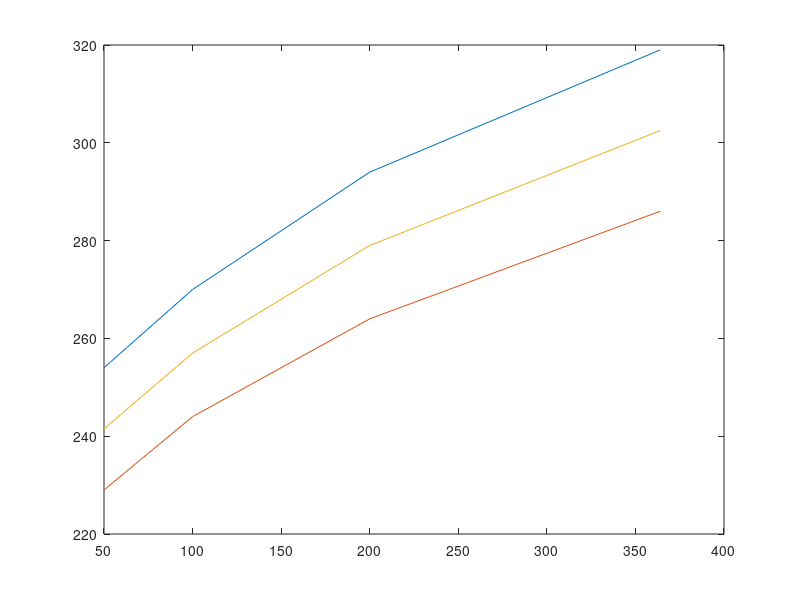

Recreate this plot in MATLAB. (Note: this script raises an error after producing the figure.)
%
% Plot KATRIN TDR Sensitivity 
% as a function of backgrounds
% 
% Ba=3G
% Bs=3.6T
% Bm=6T
%
% stat: 900 days
% sys:0.017 eV^2
%
% Optimized MTD 3G
% - 30 eV
% - 60 eV
% 

% data
Bkg         =  [50 100 200 364 ]; % mcps
mtd30       =  ( [254 270 294 319] );
mtd30_nosfd =  ( [254 270 294 319] );
mtd60       =  ( [242 260 283 306] );
mtd60_nosfd =  ( [229 244 264 286] );
av          = (mtd30 + mtd60_nosfd)/2;

% sys
figure(1)
plot(Bkg,mtd30,...
    Bkg,mtd60_nosfd,...
    Bkg,av);
plt = Plot();
plt.Colors = { % three colors for three data set
    rgb('DarkGreen') % data set 1
    rgb('IndianRed')
    rgb('DarkBlue')};
plt.YGrid = 'on'; % 'on' or 'off'
plt.BoxDim = [14, 6]; %[width, height] in inches
plt.Legend = {'30 eV MTD - Convervative','60 eV MTD - No FSD & No Eloss systematics - Challenging','Recommandation for Design Studies'}; % legends
plt.LegendLoc  =  'SouthEast';
plt.XLabel = 'Background (mcps)'; % xlabel
plt.YLabel = 'm_\nu Upper Limit - 90% CL'; %ylabel
plt.Title  = 'KATRIN 1260 days (stat + sys) - B_A=7 G Bs=2.5 T Bm=4.2 T (Samak)'; % plot title
plt.LineWidth = [7,7, 4]; % three line widths
plt.LineStyle = {'-', '-', '--'}; % three line styles
plt.MarkerSpacing = [10, 10, 10];
plt.YScale = 'lin'; % 'linear' or 'log'
plt.XScale = 'lin'; % 'linear' or 'log'
plt.FontSize = 24;
plt.AxisLineWidth = 4;
plt.TickLength = [0.01, 0.01];
plt.export('Plot_KATRIN_1260d_Background.png');